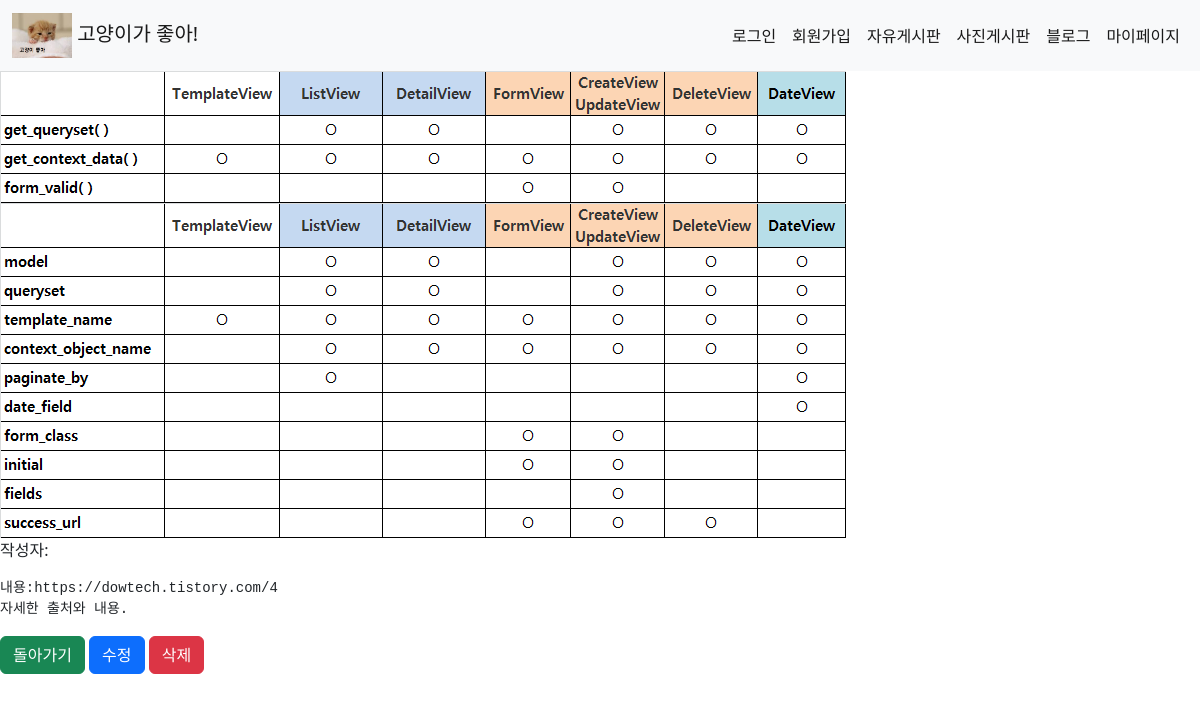
Screenshot of /community/picture/11/ with the database file from the repository.
### community/models.py (models this page shows)
class FreePicturePost(models.Model):
    author = models.CharField(max_length=25)
    subject = models.CharField(max_length=20)
    title = models.CharField(max_length=40)
    picture = models.ImageField(upload_to="picture/%Y/%m/%d/", blank=True)
    picture2 = models.ImageField(upload_to="picture/%Y/%m/%d/", blank=True)
    content = models.CharField(max_length=700)
    pub_date = models.DateTimeField(auto_now_add=True)

### community/views.py (the view)
class PictureDetailView(DetailView):
    model = FreePicturePost
    template_name = 'community/picture_detail.html'
    context_object_name = 'post'

### community/templates/community/picture_detail.html (shortened to what this page needs)
{% extends 'community/base.html' %}
{% block content %}
    <img src="{{ post.picture.url }}">
    {% if post.picture2 %}
        <img src="{{ post.picture2.url }}">
    {% endif %}
    <p>작성자:{{ post.author }}</p>
    <pre>내용:{{ post.content }}</pre>
    <a href="{% url 'community:picture_board' %}" class="btn btn-success">돌아가기</a>
    <a href="{% url 'community:picture_edit' post.pk %}" class="btn btn-primary">수정</a>
    <a href="{% url 'community:picture_delete' post.pk %}" class="btn btn-danger">삭제</a>
{% endblock %}}

### community/templates/community/base.html (style rules this page uses)
a { text-decoration: none; }

### rows the page displays
FreePicturePost: picture (picture), picture2 (picture), content "https://dowtech.tistory.com/4 자세한 출처와 내용."
